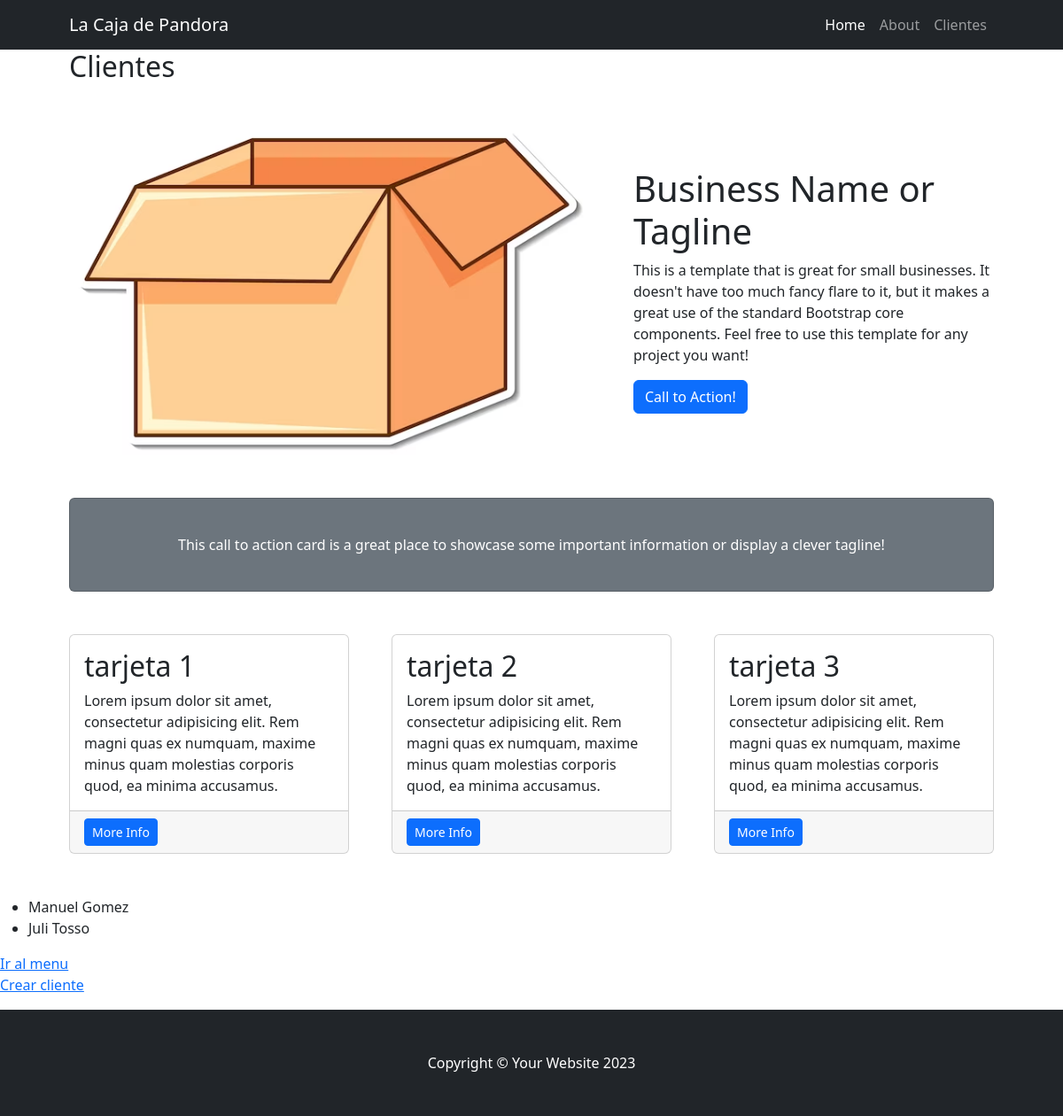
The page /cliente/ on the database its author committed.
### cliente/models.py (models this page shows, shortened)
class Cliente(models.Model):
    nombre = models.CharField(max_length=100)
    apellido = models.CharField(max_length=100)
    nacimiento = models.DateField(null=True)
    pais_origen_id = models.ForeignKey(Pais, on_delete=models.SET_NULL, null=True, blank=True)

### cliente/views.py (the view)
# urls.py: path("", views.index, name="index"),
def index(request):
    clientes = models.Cliente.objects.all()
    return render(request, "cliente/index.html", {"clientes":clientes})

### cliente/templates/cliente/index.html
{% extends 'home/base.html' %}
{% block title %}
    <h2>Clientes</h2>
{% endblock title %}
{% block content %}
    <ul>
        {% for cliente in clientes %}
            <li> {{cliente.nombre}} {{cliente.apellido}} </li>
        {% endfor %}
    </ul>
    <a href="{% url 'home:index' %}">Ir al menu</a>
    <p><a href="{% url 'cliente:crear' %}">Crear cliente</a></p>
{% endblock content %}

### rows shown on the page
Cliente: nombre "Manuel", apellido "Gomez"
Cliente: nombre "Juli", apellido "Tosso"

### other values the page prints
{{ tarjeta }} "tarjeta 1 tarjeta 2 tarjeta 3"
